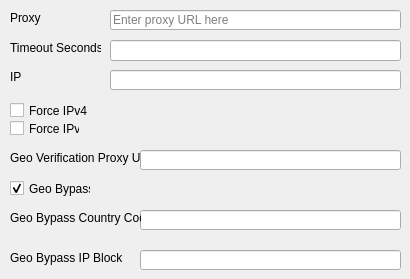
    <widget class="QWidget" name="net_geo_tab">
     <attribute name="title">
      <string>Net/Geo</string>
     </attribute>
     <widget class="QLineEdit" name="proxy_url_input">
      <property name="geometry">
       <rect>
        <x>110</x>
        <y>10</y>
        <width>291</width>
        <height>20</height>
       </rect>
      </property>
      <property name="text">
       <string/>
      </property>
      <property name="placeholderText">
       <string>Enter proxy URL here</string>
      </property>
     </widget>
     <widget class="QLineEdit" name="timeout_seconds_input">
      <property name="geometry">
       <rect>
        <x>110</x>
        <y>40</y>
        <width>291</width>
        <height>21</height>
       </rect>
      </property>
     </widget>
     <widget class="QLabel" name="timeout_seconds_label">
      <property name="geometry">
       <rect>
        <x>10</x>
        <y>40</y>
        <width>91</width>
        <height>16</height>
       </rect>
      </property>
      <property name="text">
       <string>Timeout Seconds</string>
      </property>
     </widget>
     <widget class="QLabel" name="ip_label">
      <property name="geometry">
       <rect>
        <x>10</x>
        <y>70</y>
        <width>47</width>
        <height>13</height>
       </rect>
      </property>
      <property name="toolTip">
       <string>&lt;html&gt;&lt;head/&gt;&lt;body&gt;&lt;pre style=&quot; margin-top:0px; margin-bottom:16px; margin-left:0px; margin-right:0px; -qt-block-indent:0; text-indent:0px; line-height:145%;&quot;&gt;&lt;span style=&quot; font-family:'ui-monospace','SFMono-Regular','SF Mono','Menlo','Consolas','Liberation Mono','monospace'; color:#c9d1d9; background-color:transparent;&quot;&gt;Client-side IP address to bind to&lt;/span&gt;&lt;/pre&gt;&lt;/body&gt;&lt;/html&gt;</string>
      </property>
      <property name="whatsThis">
       <string>&lt;html&gt;&lt;head/&gt;&lt;body&gt;&lt;pre style=&quot; margin-top:0px; margin-bottom:16px; margin-left:0px; margin-right:0px; -qt-block-indent:0; text-indent:0px; line-height:145%;&quot;&gt;&lt;span style=&quot; font-family:'ui-monospace','SFMono-Regular','SF Mono','Menlo','Consolas','Liberation Mono','monospace'; color:#c9d1d9; background-color:transparent;&quot;&gt;Client-side IP address to bind to&lt;/span&gt;&lt;/pre&gt;&lt;/body&gt;&lt;/html&gt;</string>
      </property>
      <property name="text">
       <string>IP</string>
      </property>
     </widget>
     <widget class="QLineEdit" name="ip_input">
      <property name="geometry">
       <rect>
        <x>110</x>
        <y>70</y>
        <width>291</width>
        <height>20</height>
       </rect>
      </property>
     </widget>
     <widget class="QCheckBox" name="force_ipv4_checkBox">
      <property name="geometry">
       <rect>
        <x>10</x>
        <y>100</y>
        <width>91</width>
        <height>21</height>
       </rect>
      </property>
      <property name="text">
       <string>Force IPv4</string>
      </property>
     </widget>
     <widget class="QCheckBox" name="force_ipv6_checkBox">
      <property name="geometry">
       <rect>
        <x>10</x>
        <y>120</y>
        <width>70</width>
        <height>17</height>
       </rect>
      </property>
      <property name="text">
       <string>Force IPv6</string>
      </property>
     </widget>
     <widget class="QLineEdit" name="geo_veri_proxy_url_input">
      <property name="geometry">
       <rect>
        <x>140</x>
        <y>150</y>
        <width>261</width>
        <height>20</height>
       </rect>
      </property>
     </widget>
     <widget class="QLabel" name="geo_veri_proxy_url_label">
      <property name="geometry">
       <rect>
        <x>10</x>
        <y>150</y>
        <width>131</width>
        <height>16</height>
       </rect>
      </property>
      <property name="text">
       <string>Geo Verification Proxy URL</string>
      </property>
     </widget>
     <widget class="QCheckBox" name="geo_bypass_checkBox">
      <property name="geometry">
       <rect>
        <x>10</x>
        <y>180</y>
        <width>81</width>
        <height>17</height>
       </rect>
      </property>
      <property name="toolTip">
       <string>&lt;html&gt;&lt;head/&gt;&lt;body&gt;&lt;pre style=&quot; margin-top:0px; margin-bottom:0px; margin-left:0px; margin-right:0px; -qt-block-indent:0; text-indent:0px; line-height:145%;&quot;&gt;&lt;span style=&quot; font-family:'ui-monospace','SFMono-Regular','SF Mono','Menlo','Consolas','Liberation Mono','monospace'; color:#c9d1d9; background-color:transparent;&quot;&gt;Bypass geographic restriction via faking X-Forwarded-For HTTP header (default)&lt;/span&gt;&lt;/pre&gt;&lt;/body&gt;&lt;/html&gt;</string>
      </property>
      <property name="whatsThis">
       <string>&lt;html&gt;&lt;head/&gt;&lt;body&gt;&lt;pre style=&quot; margin-top:0px; margin-bottom:0px; margin-left:0px; margin-right:0px; -qt-block-indent:0; text-indent:0px; line-height:145%;&quot;&gt;&lt;span style=&quot; font-family:'ui-monospace','SFMono-Regular','SF Mono','Menlo','Consolas','Liberation Mono','monospace'; color:#c9d1d9; background-color:transparent;&quot;&gt;Bypass geographic restriction via faking X-Forwarded-For HTTP header (default)&lt;/span&gt;&lt;/pre&gt;&lt;/body&gt;&lt;/html&gt;</string>
      </property>
      <property name="text">
       <string>Geo Bypass</string>
      </property>
      <property name="checked">
       <bool>true</bool>
      </property>
     </widget>
     <widget class="QLineEdit" name="geo_bypass_country_code_input">
      <property name="geometry">
       <rect>
        <x>140</x>
        <y>210</y>
        <width>261</width>
        <height>20</height>
       </rect>
      </property>
     </widget>
     <widget class="QLabel" name="geo_bypass_country_code_label">
      <property name="geometry">
       <rect>
        <x>10</x>
        <y>210</y>
        <width>131</width>
        <height>16</height>
       </rect>
      </property>
      <property name="text">
       <string>Geo Bypass Country Code</string>
      </property>
     </widget>
     <widget class="QLineEdit" name="geo_bypass_ip_block_input">
      <property name="geometry">
       <rect>
        <x>140</x>
        <y>250</y>
        <width>261</width>
        <height>20</height>
       </rect>
      </property>
     </widget>
     <widget class="QLabel" name="geo_bypass_ip_block_label">
      <property name="geometry">
       <rect>
        <x>10</x>
        <y>250</y>
        <width>121</width>
        <height>16</height>
       </rect>
      </property>
      <property name="toolTip">
       <string>&lt;html&gt;&lt;head/&gt;&lt;body&gt;&lt;pre style=&quot; margin-top:0px; margin-bottom:0px; margin-left:0px; margin-right:0px; -qt-block-indent:0; text-indent:0px; line-height:145%;&quot;&gt;&lt;span style=&quot; font-family:'ui-monospace','SFMono-Regular','SF Mono','Menlo','Consolas','Liberation Mono','monospace'; color:#c9d1d9; background-color:transparent;&quot;&gt;Force bypass geographic restriction with explicitly provided IP block in CIDR notation&lt;/span&gt;&lt;/pre&gt;&lt;/body&gt;&lt;/html&gt;</string>
      </property>
      <property name="whatsThis">
       <string>&lt;html&gt;&lt;head/&gt;&lt;body&gt;&lt;p&gt;&lt;span style=&quot; font-family:'ui-monospace','SFMono-Regular','SF Mono','Menlo','Consolas','Liberation Mono','monospace'; color:#c9d1d9; background-color:transparent;&quot;&gt;Force bypass geographic restriction with explicitly provided IP block in CIDR notation&lt;/span&gt;&lt;/p&gt;&lt;/body&gt;&lt;/html&gt;</string>
      </property>
      <property name="text">
       <string>Geo Bypass IP Block</string>
      </property>
     </widget>
     <widget class="QLabel" name="proxy_label">
      <property name="geometry">
       <rect>
        <x>10</x>
        <y>10</y>
        <width>91</width>
        <height>16</height>
       </rect>
      </property>
      <property name="text">
       <string>Proxy</string>
      </property>
     </widget>
    </widget>
